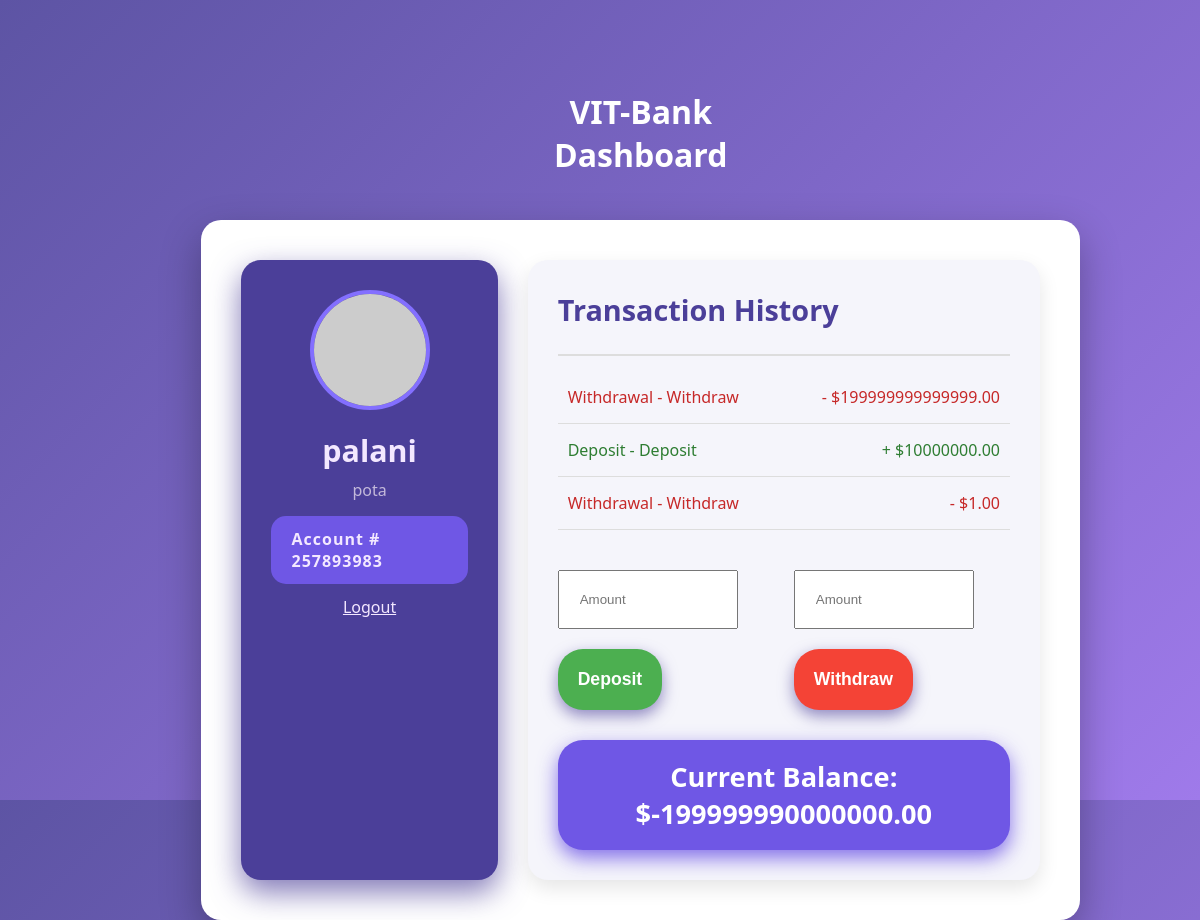
The app's page /dashboard (signed in) with its own data.
### tables this page shows
CREATE TABLE users (
                id INTEGER PRIMARY KEY AUTOINCREMENT,
                name TEXT UNIQUE NOT NULL,
                pin_hash TEXT NOT NULL,
                age INTEGER,
                account_number TEXT,
                branch TEXT
            );

CREATE TABLE transactions (
                id INTEGER PRIMARY KEY AUTOINCREMENT,
                user_id INTEGER NOT NULL,
                type TEXT CHECK(type IN ('deposit','withdrawal')) NOT NULL,
                label TEXT NOT NULL,
                amount REAL NOT NULL,
                created_at DATETIME DEFAULT CURRENT_TIMESTAMP,
                FOREIGN KEY(user_id) REFERENCES users(id)
            );

### bank.py (the view)
@app.route("/dashboard")
def dashboard():
    if "user_id" not in session:
        return redirect(url_for("signin"))
    uid = session["user_id"]
    with get_db() as conn:
        user = conn.execute("SELECT * FROM users WHERE id=?", (uid,)).fetchone()
        txns = conn.execute("SELECT * FROM transactions WHERE user_id=? ORDER BY created_at DESC", (uid,)).fetchall()
    balance = 0
    for t in txns:
        if t["type"] == "deposit":
            balance += t["amount"]
        else:
            balance -= t["amount"]
    return render_template("dashboard.html", user=user, transactions=txns, balance=balance)

### bank.py (called while the page is built)
def get_db():
    conn = sqlite3.connect(DB_PATH)
    conn.row_factory = sqlite3.Row
    return conn

### templates/dashboard.html (shortened to what this page needs)
<!DOCTYPE html>
<html lang="en">
<head>
  <link href="/static/dashboard.css" rel="stylesheet">
</head>
<body>
  <center><h1 class="title">VIT-Bank Dashboard</h1></center>
  <div class="dashboard">
    <section class="profile">
      <img src="https://ui-avatars.com/api/?name={{ user['name'] | replace(' ', '+') }}" alt="Profile Picture" />
      <h2>{{ user['name'] }}</h2>
      <p>{{ user['branch'] or 'No branch' }}</p>
      <div class="account-number">Account # {{ user['account_number'] }}</div>
      <div style="margin-top:12px;"><a href="/logout" style="color:#f3e8ff;">Logout</a></div>
    </section>
    <section class="transactions">
      <h3>Transaction History</h3>
      <div class="transaction-list">
        {% if transactions %}
          {% for t in transactions %}
            <div class="transaction-item {{ 'deposit' if t['type']=='deposit' else 'withdrawal' }}">
              <span>{{ t['type']|capitalize }} - {{ t['label'] }}</span>
              <span>{{ '+' if t['type']=='deposit' else '-' }} ${{ '%.2f'|format(t['amount']) }}</span>
            </div>
          {% endfor %}
        {% else %}
          <div class="transaction-item">
            <span>No transactions yet</span>
            <span>—</span>
          </div>
        {% endif %}
      </div>
      <div class="actions">
        <form method="POST" action="/txn/deposit" style="flex:1;">
          <input type="number" step="0.01" name="amount" placeholder="Amount">
          <button class="deposit-btn" type="submit">Deposit</button>
        </form>
        <form method="POST" action="/txn/withdraw" style="flex:1;">
          <input type="number" step="0.01" name="amount" placeholder="Amount">
          <button class="withdraw-btn" type="submit">Withdraw</button>
        </form>
      </div>
      <div class="balance">
        Current Balance: ${{ '%.2f'|format(balance) }}
      </div>
    </section>
  </div>
</body>
</html>

### static/dashboard.css (style rules this page uses)
* { margin: 0; padding: 0; box-sizing: border-box; }
body { font-family: 'Segoe UI', Tahoma, Geneva, Verdana, sans-serif; background: linear-gradient(135deg, #5D54A4, #9F7AEA); min-height: 100vh; color: #222; display: flex; justify-content: center; align-items: flex-start; padding: 40px 20px; }
.title { color: white; display: block; width: auto; position: relative; left: 480px; top: 50px; }
.dashboard { background: #fff; border-radius: 20px; box-shadow: 0 16px 40px rgba(0,0,0,0.3); width: 1000px; display: grid; grid-template-columns: 1fr 2fr; gap: 30px; padding: 40px; position: relative; top: 180px; right: 100px; height: 700px; }
.profile { background: #4B3F99; color: #f3e8ff; border-radius: 20px; padding: 30px; display: flex; flex-direction: column; align-items: center; box-shadow: 0 12px 30px rgba(75, 63, 153, 0.7); }
.profile img { width: 120px; height: 120px; border-radius: 50%; margin-bottom: 20px; border: 4px solid #836FFF; object-fit: cover; }
.profile h2 { font-size: 1.9rem; font-weight: 700; margin-bottom: 8px; }
.profile p { font-size: 1rem; color: #c3b9da; margin-bottom: 15px; }
.profile .account-number { background: #6F57E5; padding: 12px 20px; border-radius: 15px; font-weight: 600; letter-spacing: 1px; user-select: text; }
.transactions { background: #f5f5fb; border-radius: 20px; padding: 30px; box-shadow: 0 8px 20px rgba(0,0,0,0.1); display: flex; flex-direction: column; }
.transactions h3 { margin-bottom: 25px; font-size: 1.8rem; font-weight: 600; color: #4B3F99; }
.transaction-list { flex-grow: 1; overflow-y: auto; max-height: 320px; border-top: 2px solid #ddd; padding-top: 15px; }
.transaction-item { display: flex; justify-content: space-between; padding: 15px 10px; border-bottom: 1px solid #ddd; font-weight: 500; }
.deposit { color: #2e7d32; }
.withdrawal { color: #c62828; }
.actions { margin-top: 25px; display: flex; gap: 20px; }
input { width: 180px; padding: 20px; position: relative; bottom: 20px; }
button { flex: 1; padding: 15px 0; border: none; border-radius: 25px; font-weight: 700; font-size: 1.1rem; cursor: pointer; box-shadow: 0 6px 15px rgba(75, 63, 153, 0.6); transition: background-color 0.3s ease, box-shadow 0.3s ease; }
.deposit-btn { background: #4CAF50; color: white; padding: 20px; }
.withdraw-btn { background: #F44336; color: white; padding: 20px; }
.balance { margin-top: 30px; padding: 18px 0; text-align: center; font-weight: 700; font-size: 1.7rem; background: #6F57E5; color: white; border-radius: 25px; box-shadow: 0 8px 20px rgba(111, 87, 229, 0.85); user-select: none; }

### records on screen
users: name "palani", branch "pota", account_number "257893983"
transactions: type "Withdrawal", label "Withdraw", type "-", amount "199999999999999.00"
transactions: type "Deposit", label "Deposit", type "+", amount "10000000.00"
transactions: type "Withdrawal", label "Withdraw", type "-", amount "1.00"

### other values on screen
{{ '%.2f'|format(balance) }} "-199999990000000.00"
